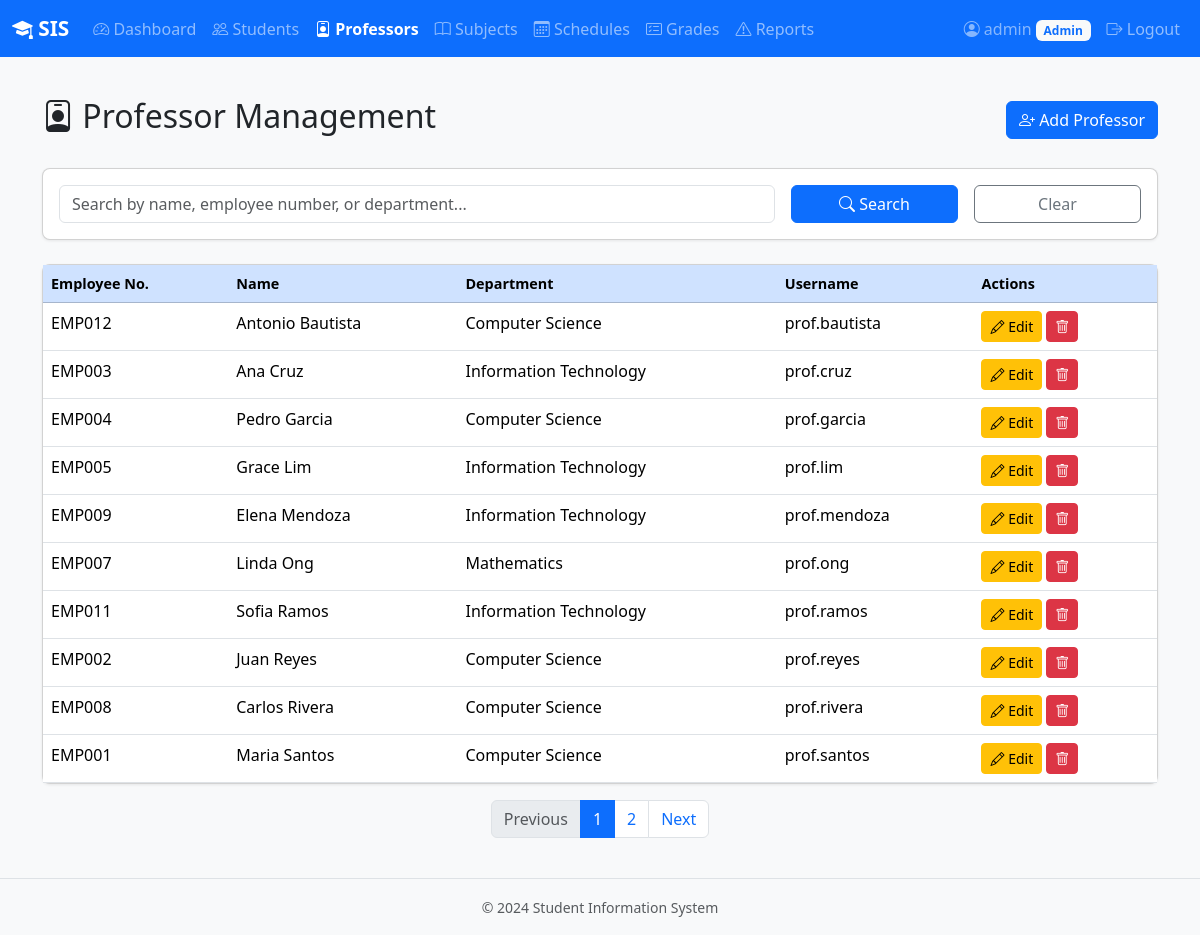
The page /admin/professors (signed in) on the database its author committed.
### backend/models.py (models this page shows, shortened)
class User(UserMixin, db.Model):
    __tablename__ = "users"
    id = db.Column(db.Integer, primary_key=True)
    username = db.Column(db.String(80), unique=True, nullable=False)
    password_hash = db.Column(db.String(256), nullable=False)
    email = db.Column(db.String(120), unique=True, nullable=False)
    role = db.Column(db.String(20), nullable=False)  # admin, professor, student
    created_at = db.Column(db.DateTime, default=datetime.utcnow)
    student = db.relationship("Student", backref="user", uselist=False, cascade="all, delete-orphan")
    professor = db.relationship("Professor", backref="user", uselist=False, cascade="all, delete-orphan")
    admin = db.relationship("Admin", backref="user", uselist=False, cascade="all, delete-orphan")

class Professor(db.Model):
    __tablename__ = "professors"
    id = db.Column(db.Integer, primary_key=True)
    user_id = db.Column(db.Integer, db.ForeignKey("users.id"), unique=True, nullable=False)
    employee_number = db.Column(db.String(20), unique=True, nullable=False)
    first_name = db.Column(db.String(80), nullable=False)
    last_name = db.Column(db.String(80), nullable=False)
    department = db.Column(db.String(100), nullable=False)
    schedules = db.relationship("Schedule", backref="professor", lazy="dynamic")
    grades = db.relationship("Grade", backref="professor", lazy="dynamic")
    disciplinary_reports = db.relationship("DisciplinaryReport", backref="professor", lazy="dynamic")
    @property
    def full_name(self):
        return f"{self.first_name} {self.last_name}"

### backend/routes.py (the view, shortened to what this page needs)
@admin_bp.route("/professors")
@login_required
@role_required("admin")
def professors_list():
    page = request.args.get("page", 1, type=int)
    search = request.args.get("search", "").strip()
    query = Professor.query
    pagination = query.order_by(Professor.last_name).paginate(page=page, per_page=PER_PAGE, error_out=False)
    return render_template("admin/professors.html", professors=pagination.items,
                           pagination=pagination, search=search)

### backend/auth.py (called while the page is built)
@login_manager.user_loader
def load_user(user_id):
    return User.query.get(int(user_id))

def role_required(*roles):
    def decorator(f):
        @wraps(f)
        def decorated_function(*args, **kwargs):
            if not current_user.is_authenticated:
                return redirect(url_for("auth.login"))
            if current_user.role not in roles:
                flash("You do not have permission to access that page.", "danger")
                abort(403)
            return f(*args, **kwargs)
        return decorated_function
    return decorator

### frontend/templates/admin/professors.html (shortened to what this page needs)
{% extends "base.html" %}
{% block nav_items %}
<li class="nav-item"><a class="nav-link" href="{{ url_for('admin.dashboard') }}"><i class="bi bi-speedometer2"></i> Dashboard</a></li>
<li class="nav-item"><a class="nav-link" href="{{ url_for('admin.students_list') }}"><i class="bi bi-people"></i> Students</a></li>
<li class="nav-item"><a class="nav-link active" href="{{ url_for('admin.professors_list') }}"><i class="bi bi-person-badge"></i> Professors</a></li>
<li class="nav-item"><a class="nav-link" href="{{ url_for('admin.subjects_list') }}"><i class="bi bi-book"></i> Subjects</a></li>
<li class="nav-item"><a class="nav-link" href="{{ url_for('admin.schedules_list') }}"><i class="bi bi-calendar3"></i> Schedules</a></li>
<li class="nav-item"><a class="nav-link" href="{{ url_for('admin.grades_list') }}"><i class="bi bi-card-checklist"></i> Grades</a></li>
<li class="nav-item"><a class="nav-link" href="{{ url_for('admin.reports_list') }}"><i class="bi bi-exclamation-triangle"></i> Reports</a></li>
{% endblock %}
{% block content %}
<div class="d-flex justify-content-between align-items-center mb-4">
    <h2><i class="bi bi-person-badge"></i> Professor Management</h2>
    <a href="{{ url_for('admin.professors_add') }}" class="btn btn-primary">
        <i class="bi bi-person-plus"></i> Add Professor
    </a>
</div>
<div class="card mb-4">
    <div class="card-body">
        <form method="GET" class="row g-3">
            <div class="col-md-8">
                <input type="text" class="form-control" name="search" placeholder="Search by name, employee number, or department..."
                       value="{{ search }}">
            </div>
            <div class="col-md-2">
                <button type="submit" class="btn btn-primary w-100"><i class="bi bi-search"></i> Search</button>
            </div>
            <div class="col-md-2">
                <a href="{{ url_for('admin.professors_list') }}" class="btn btn-outline-secondary w-100">Clear</a>
            </div>
        </form>
    </div>
</div>
<div class="card">
    <div class="card-body p-0">
        <div class="table-responsive">
            <table class="table table-hover mb-0">
                <thead class="table-primary">
                    <tr>
                        <th>Employee No.</th>
                        <th>Name</th>
                        <th>Department</th>
                        <th>Username</th>
                        <th>Actions</th>
                    </tr>
                </thead>
                <tbody>
                    {% for professor in professors %}
                    <tr>
                        <td>{{ professor.employee_number }}</td>
                        <td>{{ professor.full_name }}</td>
                        <td>{{ professor.department }}</td>
                        <td>{{ professor.user.username }}</td>
                        <td>
                            <a href="{{ url_for('admin.professors_edit', professor_id=professor.id) }}" class="btn btn-sm btn-warning">
                                <i class="bi bi-pencil"></i> Edit
                            </a>
                            <button type="button" class="btn btn-sm btn-danger" data-bs-toggle="modal" data-bs-target="#deleteModal{{ professor.id }}">
                                <i class="bi bi-trash"></i>
                            </button>
                        </td>
                    </tr>
                    {% else %}
                    <tr><td colspan="5" class="text-center text-muted py-4">No professors found.</td></tr>
                    {% endfor %}
                </tbody>
            </table>
        </div>
    </div>
</div>
{% if pagination.pages > 1 %}
<nav class="mt-3">
    <ul class="pagination justify-content-center">
        <li class="page-item {% if not pagination.has_prev %}disabled{% endif %}">
            <a class="page-link" href="{{ url_for('admin.professors_list', page=pagination.prev_num, search=search) }}">Previous</a>
        </li>
        {% for p in pagination.iter_pages(left_edge=1, right_edge=1, left_current=2, right_current=2) %}
            {% if p %}
            <li class="page-item {% if p == pagination.page %}active{% endif %}">
                <a class="page-link" href="{{ url_for('admin.professors_list', page=p, search=search) }}">{{ p }}</a>
            </li>
            {% else %}
            <li class="page-item disabled"><span class="page-link">...</span></li>
            {% endif %}
        {% endfor %}
        <li class="page-item {% if not pagination.has_next %}disabled{% endif %}">
            <a class="page-link" href="{{ url_for('admin.professors_list', page=pagination.next_num, search=search) }}">Next</a>
        </li>
    </ul>
</nav>
{% endif %}
{% endblock %}

### frontend/templates/base.html (shortened to what this page needs)
<!DOCTYPE html>
<html lang="en">
<head>
    <link href="https://cdn.jsdelivr.net/npm/bootstrap@5.3.2/dist/css/bootstrap.min.css" rel="stylesheet">
    <link href="https://cdn.jsdelivr.net/npm/bootstrap-icons@1.11.1/font/bootstrap-icons.css" rel="stylesheet">
    <link href="{{ url_for('static', filename='css/style.css') }}" rel="stylesheet">
</head>
<body>
    {% if current_user.is_authenticated %}
    <nav class="navbar navbar-expand-lg navbar-dark bg-primary">
        <div class="container-fluid">
            <a class="navbar-brand" href="{{ url_for(current_user.role + '.dashboard') }}">
                <i class="bi bi-mortarboard-fill"></i> SIS
            </a>
            <div class="collapse navbar-collapse" id="navbarNav">
                <ul class="navbar-nav me-auto">
                    {% block nav_items %}{% endblock %}
                </ul>
                <ul class="navbar-nav">
                    <li class="nav-item">
                        <span class="nav-link text-white-50">
                            <i class="bi bi-person-circle"></i> {{ current_user.username }}
                            <span class="badge bg-light text-primary">{{ current_user.role|title }}</span>
                        </span>
                    </li>
                    <li class="nav-item">
                        <a class="nav-link" href="{{ url_for('auth.logout') }}">
                            <i class="bi bi-box-arrow-right"></i> Logout
                        </a>
                    </li>
                </ul>
            </div>
        </div>
    </nav>
    {% endif %}
    <main class="container py-4">
        {% block content %}{% endblock %}
    </main>
    <footer class="text-center text-muted py-3 mt-auto">
        <small>&copy; 2024 Student Information System</small>
    </footer>
</body>
</html>

### frontend/static/css/style.css (style rules this page uses)
:root { --sis-primary: #0d6efd; --sis-primary-dark: #0a58ca; --sis-light: #f8f9fa; }
body { background-color: var(--sis-light); min-height: 100vh; display: flex; flex-direction: column; }
main { flex: 1; }
.navbar-brand { font-weight: 700; font-size: 1.3rem; }
.nav-link.active { font-weight: 600; }
.card { border-radius: 8px; box-shadow: 0 1px 3px rgba(0, 0, 0, 0.08); }
.table thead th { font-weight: 600; font-size: 0.9rem; }
.btn-primary { background-color: var(--sis-primary); border-color: var(--sis-primary); }
.page-item.active .page-link { background-color: var(--sis-primary); border-color: var(--sis-primary); }
footer { border-top: 1px solid #dee2e6; }

### rows shown on the page
User: username "admin", role "Admin"
Professor: employee_number "EMP012", full_name "Antonio Bautista", department "Computer Science", user.username "prof.bautista"
Professor: employee_number "EMP003", full_name "Ana Cruz", department "Information Technology", user.username "prof.cruz"
Professor: employee_number "EMP004", full_name "Pedro Garcia", department "Computer Science", user.username "prof.garcia"
Professor: employee_number "EMP005", full_name "Grace Lim", department "Information Technology", user.username "prof.lim"
Professor: employee_number "EMP009", full_name "Elena Mendoza", department "Information Technology", user.username "prof.mendoza"
Professor: employee_number "EMP007", full_name "Linda Ong", department "Mathematics", user.username "prof.ong"
Professor: employee_number "EMP011", full_name "Sofia Ramos", department "Information Technology", user.username "prof.ramos"
Professor: employee_number "EMP002", full_name "Juan Reyes", department "Computer Science", user.username "prof.reyes"
Professor: employee_number "EMP008", full_name "Carlos Rivera", department "Computer Science", user.username "prof.rivera"
Professor: employee_number "EMP001", full_name "Maria Santos", department "Computer Science", user.username "prof.santos"

### other values the page prints
{{ p }} "1" "2"
